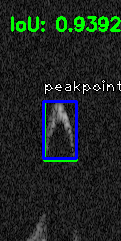
%> input picture retinanet/keras-retinanet/test/0.png, 121 x 241 px
$ octave --eval "result = getpeak('retinanet/keras-retinanet/test/0.png');"   (GNU Octave 9; MATLAB toolbox functions it lacks are replaced by stand-ins)
%> lines starting %> are read from the running program, lines starting %| are printed output that depends on the picture; in (x1, y1, x2, y2) boxes, pixels count from 0 and x2, y2 are one past the last pixel; in counts of white or black regions, pixels touching at a corner belong together; the program's own positions count from 1
### getConfigOCT.m
function config = getConfigOCT(varargin)
%%%%%%%%%%%%%%%%%%%%%%%%%%%%%%%%%%%%%%%%%%%%%%%%%%%%%%%%%%%%%%%%%%%%%%%%%%
% getConfig makes the parameters structure config for the OCT machine
%
% Call:
%       config = getConfig()    return the default settings
%
%       config = getConfig(<field_name>, <field_value>) return the default
%       settings except the vaiables named 'field_name' are set as 'field_value'
%
% author: Mingchuan Zhou    03/06/2016
%%%%%%%%%%%%%%%%%%%%%%%%%%%%%%%%%%%%%%%%%%%%%%%%%%%%%%%%%%%%%%%%%%%%%%%%%%

% the real imaging region in OCT in x axis
default_x_region = 3;%4;%

% the real imaging region in OCT in y axis
default_y_region = 2.62;%4;%*2.80/3;%62;%3

% the real imaging region in OCT in z axis
default_z_region = 2;

% the real imaging region in OCT in z axis
default_x_pixel_num = 128;

% the real imaging region in OCT in z axis
default_y_pixel_num = 512;

% the real imaging region in OCT in z axis
default_z_pixel_num = 1024;

%the size of the needle
default_needle_diameter = 0.31;%0.3512;

%the size of the needle
default_needle_bevel = 15*pi/180;

%% input arguments parse
pp              = inputParser;
checkfloat      = @(x) validateattributes(x, {'double', 'single'}, {'scalar'});
addOptional(pp, 'x_region',   	default_x_region,     checkfloat );
addOptional(pp, 'y_region',   	default_y_region,     checkfloat );
addOptional(pp, 'z_region',   	default_z_region,     checkfloat );
addOptional(pp, 'x_pixel_num',   	default_x_pixel_num,     checkfloat );
addOptional(pp, 'y_pixel_num',   	default_y_pixel_num,     checkfloat );
addOptional(pp, 'z_pixel_num',   	default_z_pixel_num,     checkfloat );
addOptional(pp, 'needle_diameter',   	default_needle_diameter,     checkfloat );
addOptional(pp, 'needle_bevel',   	default_needle_bevel,     checkfloat );

pp.KeepUnmatched = true;
parse(pp, varargin{:});

x_region             = pp.Results.x_region;
y_region             = pp.Results.y_region;
z_region             = pp.Results.z_region;
x_pixel_num          = pp.Results.x_pixel_num;
y_pixel_num          = pp.Results.y_pixel_num;
z_pixel_num          = pp.Results.z_pixel_num;
needle_diameter          = pp.Results.needle_diameter;
needle_bevel = pp.Results.needle_bevel;


config.x_region        = x_region;
config.y_region        = y_region;
config.z_region        = z_region;
config.x_pixel_num     = x_pixel_num;
config.y_pixel_num     = y_pixel_num;
config.z_pixel_num     = z_pixel_num;
config.needle_diameter = needle_diameter;
config.needle_bevel = needle_bevel;
config.x_reslution     = x_region/x_pixel_num;
config.y_reslution     = y_region/y_pixel_num;
config.z_reslution     = z_region/z_pixel_num;

### getpeak.m
%function [x,y,needle_all_x,needle_all_y] = getpeak(Image)
function [x,y] = getpeak(Image)
%> called with Image = 'retinanet/keras-retinanet/test/0.png'
x =NaN;
y =NaN;
crop = NaN;
config = getConfigOCT();
im_count =0;
I =imread(Image);
%> I is the input picture: size 241x121x3 uint8; mean R, G, B 29.3, 37.2, 34
im_count = im_count + 1;
level = 0.16;%0.14graythresh(I)0.19
BW = im2bw(I,level);
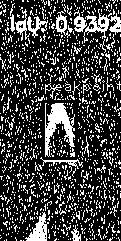
%> BW: size 241x121 logical; 25.2% white in thin lines or dots
BW_filted = medfilt2(BW,[5 5]);
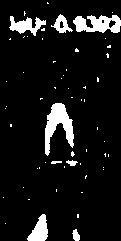
%> BW_filted: size 241x121 logical; 8.7% white; 58 white regions (50 under 20 px), largest, box (x1, y1, x2, y2) and area: (45, 103, 74, 156) 746, (73, 15, 121, 33) 591, (9, 16, 46, 36) 364
label_threshold = 250;
label_large_threshold = 6000;%3000
label_large_mem = [];
label_large_mem_number = 0;
[BW_filted_label,num]= bwlabel(BW_filted, 8);
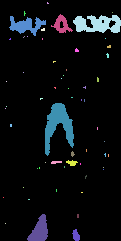
%> BW_filted_label: size 241x121 double; 59 distinct labels, from 0 to 58; one colour per label, 0 black
%> num = 58
for i=1:num
    label_index{i}=find(BW_filted_label==i);
    if length(label_index{i}) < label_threshold
        BW_filted_label(label_index{i})=0;
    end
    %%%%%%%%%%find the retina tissue part
    if length(label_index{i})>label_large_threshold
        label_large_mem_number = label_large_mem_number+1;
        label_large_mem(label_large_mem_number)=i;
    end
    %%%%%%%%%%find the retina tissue part
end
%> this loop made 58 passes
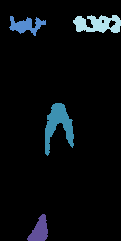
%> BW_filted_label: size 241x121 double; 5 distinct labels, from 0 to 38; one colour per label, 0 black
%> after the loop, label_index = 58 items; label_large_mem_number = 0
BW_filted=BW_filted_label;
img =BW_filted;
%%for 5311 type images, removing the noise
% [8 lines of commented-out code are left out]
%% only for image5421 else use img
% img1 = logical(img);
% img1 = bwareafilt(img1,3);
% img1 =bwareafilt(img1, [500, inf]);
%% condition to find the peak point
binaryImage = logical(img);
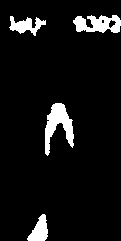
%> binaryImage: size 241x121 logical; 7% white; 4 white regions, box (x1, y1, x2, y2) and area: (45, 103, 74, 156) 746, (73, 15, 121, 33) 591, (9, 16, 46, 36) 364, (27, 214, 48, 241) 340
binaryImage = bwareafilt(binaryImage,3);
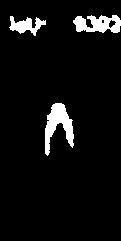
%> binaryImage: size 241x121 logical; 5.8% white; 3 white regions, box (x1, y1, x2, y2) and area: (45, 103, 74, 156) 746, (73, 15, 121, 33) 591, (9, 16, 46, 36) 364
binaryImage = bwareafilt(binaryImage, [6000, inf]);
%> binaryImage: size 241x121 logical; every value is 0
cimg = num2cell(binaryImage,1);
%> cimg = 121 items
ridx = cellfun(@(x) find(x,1,'first'), cimg,'un',0);
%> ridx = 121 items
isEm = cellfun( @isempty, ridx );
%> isEm = 121 logical values, 121 true
dat = cell2mat( ridx(~isEm));
%> dat = []
ridx(isEm) = {NaN} ;
dat = cell2mat(ridx);
%> (the run ends here)

$ run again, on retinanet/keras-retinanet/test/100.png
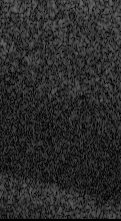
%> input picture retinanet/keras-retinanet/test/100.png, 121 x 221 px
%> in getpeak, I is the input picture: size 221x121x3 uint8; min 0, max 113, mean 42.7
%> BW: size 221x121 logical; 54.9% white; black in thin lines or dots
%> BW_filted: size 221x121 logical; 56.3% white; 107 black regions (88 under 20 px), largest, box (x1, y1, x2, y2) and area: (0, 56, 121, 207) 10029, (0, 205, 121, 221) 533, (36, 62, 49, 75) 75
%> num = 105
%> the loop in getpeak, `for i=1:num` made 105 passes
%> label_large_mem_number on pass 1: 1
%> after the loop in getpeak, `for i=1:num`:
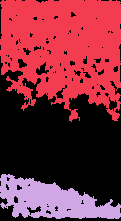
%> BW_filted_label: size 221x121 double; 3 distinct labels, from 0 to 2; one colour per label, 0 black
%> after the loop in getpeak, `for i=1:num`: label_index = 105 items
%> in getpeak, `binaryImage = bwareafilt(binaryImage, [6000, inf]);`:
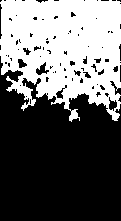
%> binaryImage: size 221x121 logical; 40.7% white; 1 white region, box (x1, y1, x2, y2) and area: (0, 0, 121, 122) 10892
%> cimg = 121 items
%> isEm = 121 logical values, 0 true
%> dat = 121 values, max 4 at index 41, min 1 at index 3, mean 1.42
